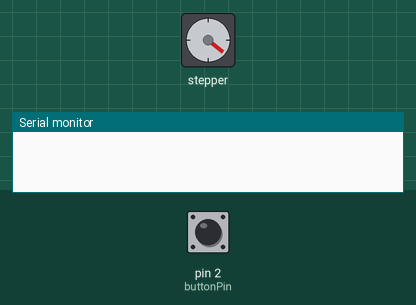
This sketch was run on a simulated Arduino Uno, built with avr-gcc and run on an emulated ATmega328P. On the bench: stepper motor, the last lines printed to the serial monitor. The inputs (shaded band) are chosen by the test bench; at power-on: pin 2 (buttonPin) HIGH. Stepper angles assume 1024 steps per turn.

Above: at 1.2 s.
1.3 s: pin 2 (buttonPin) pulled LOW for 3.2 s
At 1.3 s:
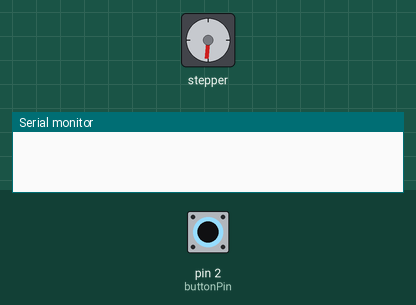
6.6 s: pin 2 (buttonPin) pulled LOW for 0.15 s
At 6.76 s:
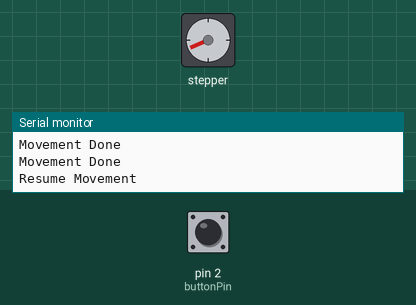
9.7 s: pin 2 (buttonPin) pulled LOW for 1 s
At 9.7 s:
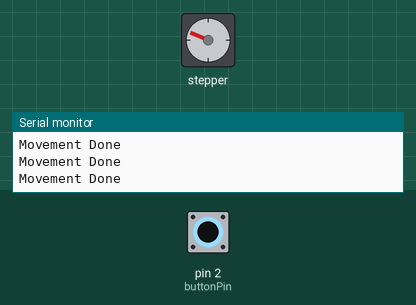
13.7 s: pin 2 (buttonPin) pulled LOW for 0.15 s
Timing chart, 0 to 17.8 s (numbered marks = the images above; inputs shaded):
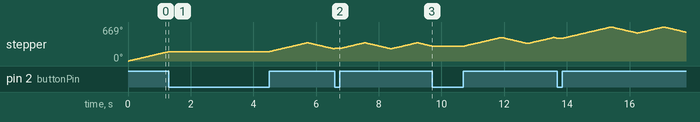

The sketch:

4_stepper_run_challenge.ino
```cpp
/***
Example Code to make a stepper motor move without stopping the sketch
***/

// We are using the CheapStepper library
#include <CheapStepper.h>

// Connect pins 8,9,10,11 to IN1,IN2,IN3,IN4 on ULN2003 board
CheapStepper stepper (8,9,10,11);

// This number defines how many steps are needed per one revolution
// this is the case for miuzei, 4076/4096 for elegoo
// http://forum.arduino.cc/index.php?topic=71964.15
const int stepsPerRevolution = 1024;
bool moveClockwise = true;
int stepsLeft = 0; // how many steps are left from the current movement

const int buttonPin = 2;
bool button = 0;

void setup()
{
  // Start serial
  Serial.begin(9600);
  // set pinMode for button
  pinMode(buttonPin, INPUT_PULLUP);

  // Stepper Setups
  stepper.setRpm(6);  // The default is ~16.25rpm
  // Range: 6RPM - 14RPM when powered from Arduino
  //        2RPM - 24RPM when powered from other resources
  stepper.setTotalSteps(stepsPerRevolution);
  // move one round
  stepper.newMove(moveClockwise, stepsPerRevolution);
}

void loop() {

  if (digitalRead(buttonPin)) { // if button is not pressed

    if (button == 1) { // On button release
      Serial.println("Resume Movement");
      stepper.newMove(moveClockwise, stepsLeft);
      button = 0;
    }
    stepper.run(); // keep the stepper moving
    // let's check how many steps are left in the current move:
      stepsLeft = stepper.getStepsLeft();

  } else { // if button is pressed

    if (button == 0) { // On button pressed
      stepsLeft = stepper.getStepsLeft();
      stepper.stop(); // this clears stepsLeft to 0
      button = 1;
    }

  }

  // if the current move is done...
  if (stepsLeft == 0){
    Serial.println("Movement Done");
    // let's start a new move in the reverse direction
    moveClockwise = !moveClockwise; // reverse direction
    stepper.newMove(moveClockwise, stepsPerRevolution/3); // move 120 degrees from current position
  }

}
```
